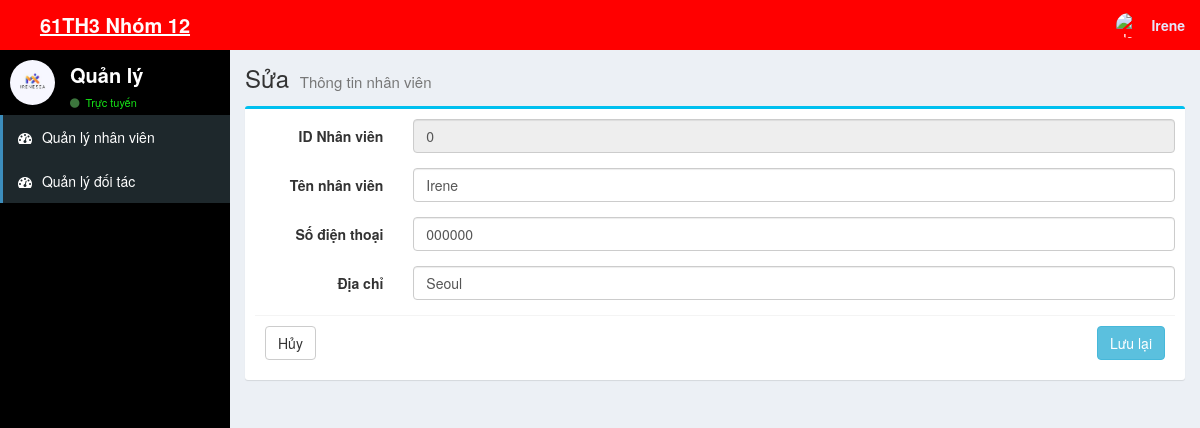
Screenshot of /admin/quanly/suanhanvien.php?ID_Nhanvienbanhang=0 (signed in) with the database file from the repository.
### tables this page shows
CREATE TABLE `nhanvienbanhang` (
  `ID_Nhanvienbanhang` int(10) NOT NULL,
  `Tennhanvien` varchar(100) NOT NULL,
  `Sdt` varchar(10) NOT NULL,
  `Diachi` varchar(100) NOT NULL,
  `Tendangnhap` varchar(100) NOT NULL,
  `Matkhau` varchar(100) NOT NULL
);

### admin/quanly/suanhanvien.php (the view, shortened to what this page needs)
<?php
 include "head.php";
?>
  <body class="hold-transition skin-blue sidebar-mini">
    <div class="wrapper">
    <?php
 include "Header.php";
?>
    <?php
 include "aside.php";
?>
    <div class="content-wrapper">
    <?php
   require '../../inc/config.php';
   $id = $_GET["ID_Nhanvienbanhang"];
   $query="SELECT ID_Nhanvienbanhang, Tennhanvien , Sdt, Diachi, Tendangnhap, Matkhau from nhanvienbanhang
	WHERE ID_Nhanvienbanhang LIKE '". $id ."';";
   $result = $conn->query($query);
$row = $result->fetch_assoc();
?>
        <section class="content-header">
          <h1>
            Sửa
            <small>Thông tin nhân viên</small>
          </h1>
        </section>
            <section class="content">
                <div class="row">
                    <div class="col-md-12">
                    <div class="box box-info">
                        <form class="form-horizontal"  method="POST" action="<?php include 'xulysuanhanvien.php'?>" enctype="multipart/form-data">
                            <div class="box-body">
                            <div class="form-group">
                                    <label for="inputEmail3" class="col-sm-2 control-label">ID Nhân viên</label>
                                    <div class="col-sm-10">
                                        <input type="text" class="form-control" name="id" value="<?php echo $row["ID_Nhanvienbanhang"] ?>" required disabled>
                                    </div>
                                </div>
                                <div class="form-group">
                                    <label for="inputEmail3" class="col-sm-2 control-label">Tên nhân viên</label>
                                    <div class="col-sm-10">
                                        <input type="text" class="form-control" name="name" value="<?php echo $row["Tennhanvien"] ?>" required>
                                    </div>
                                </div>
                                <div class="form-group">
                                    <label for="inputEmail3" class="col-sm-2 control-label">Số điện thoại</label>
                                    <div class="col-sm-10">
                                        <input type="text" class="form-control" name="phone" value="<?php echo $row["Sdt"] ?>" required>
                                    </div>
                                </div>
                                <div class="form-group">
                                    <label for="inputEmail3" class="col-sm-2 control-label">Địa chỉ</label>
                                    <div class="col-sm-10">
                                        <input type="text" class="form-control" name="address" value="<?php echo $row["Diachi"] ?>" required>
                                    </div>
                                </div>
                                <div class="box-footer">
                                    <a href="qlynhanvien.php"><button type="button" name="cancel" class="btn btn-default">Hủy</button></a>
                                    <button type="submit" name="Edit" class="btn btn-info pull-right">Lưu lại</button>
                                </div>
                            </div>
                        </form>
        </section>
  </body>
</html>

### rows the page displays
nhanvienbanhang: id "0", name "Irene", phone "000000", address "Seoul"

### other values shown
$_SESSION['Tendangnhap'] "Irene"
